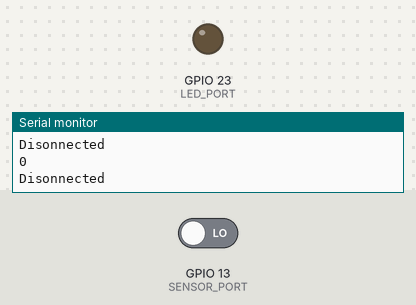
Recording of a sketch running on a simulated ESP32. On the bench: output pins drawn as LEDs (lit = HIGH), the last lines printed to the serial monitor. The test bench sets the inputs (shaded band); at power-on: GPIO 13 (SENSOR_PORT) LOW. WiFi joins after 1.5 s; servers stay silent unless stated.

Above: at 4.7 s.
4.8 s: GPIO 13 (SENSOR_PORT) driven HIGH
At 5.6 s:
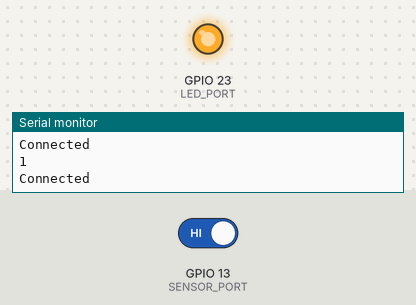
7.0 s: GPIO 13 (SENSOR_PORT) driven LOW
At 8.4 s:
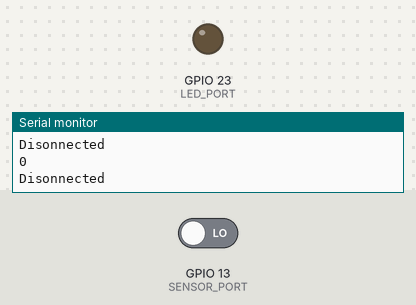
Timing chart, 0 to 10.0 s (numbered marks = the images above; inputs shaded):
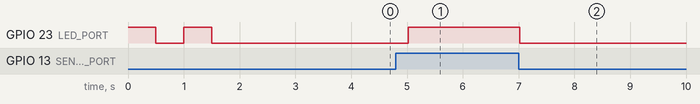

The sketch:

garageBoard.ino
```cpp
#include "WiFi.h"
#include "ESPAsyncWebServer.h"

const int LED_PORT = 23;
const int SENSOR_PORT = 13;
const char* ssid = "HOME-1";
const char* password = "5up3rM4r10W0rld";
AsyncWebServer server(80);

void triggerLedOn();
void triggerLedOff();
void blink();

void setup() {
  pinMode(LED_PORT, OUTPUT);
  pinMode(SENSOR_PORT, INPUT);
  // Serial.begin(9600);
  blink();

  Serial.begin(9600);
  WiFi.begin(ssid, password);

  while (WiFi.status() != WL_CONNECTED) {
    delay(500);
    Serial.println("Connecting to WiFi..");
  }

 Serial.println("Connected to the WiFi network");
 Serial.println(WiFi.localIP());

 server.on("/hello", HTTP_GET, [](AsyncWebServerRequest *request){
  request -> send(200, "text/plain", "Hello world");
  triggerLedOn();
  });

  server.begin();
}

void loop() {
  int valSensor = 0;

  valSensor = digitalRead(SENSOR_PORT);   // read the input pin
  Serial.println(valSensor);

  if (valSensor == HIGH) {
    triggerLedOn();
  } else if (valSensor == LOW) {
    triggerLedOff();
  }

  /*
  if (Serial.available() > 0) {
    char incomingSerial = Serial.read();
    Serial.println(incomingSerial);
    if (incomingSerial == 'Y' || incomingSerial == 'y') {
      blink();
      Serial.println("here1");
    } else if (incomingSerial == 'N' || incomingSerial == 'n') {
      digitalWrite(LED_PORT, LOW);
      Serial.println("here2");
    }
  }
  */

  delay(500);
}

void triggerLedOn() {
  digitalWrite(LED_PORT, HIGH);
  Serial.println("Connected");
}

void triggerLedOff() {
  digitalWrite(LED_PORT, LOW);
  Serial.println("Disonnected");
}

void blink() {
  digitalWrite(LED_PORT, HIGH);
  delay(500);
  digitalWrite(LED_PORT, LOW);
  delay(500);
  digitalWrite(LED_PORT, HIGH);
  delay(500);
  digitalWrite(LED_PORT, LOW);
  delay(500);
}
```

Measured:
- after the input at 4.8 s, GPIO 23 (LED_PORT): LOW → HIGH after 0.22 s
- after the input at 7.0 s, GPIO 23 (LED_PORT): HIGH → LOW at once
